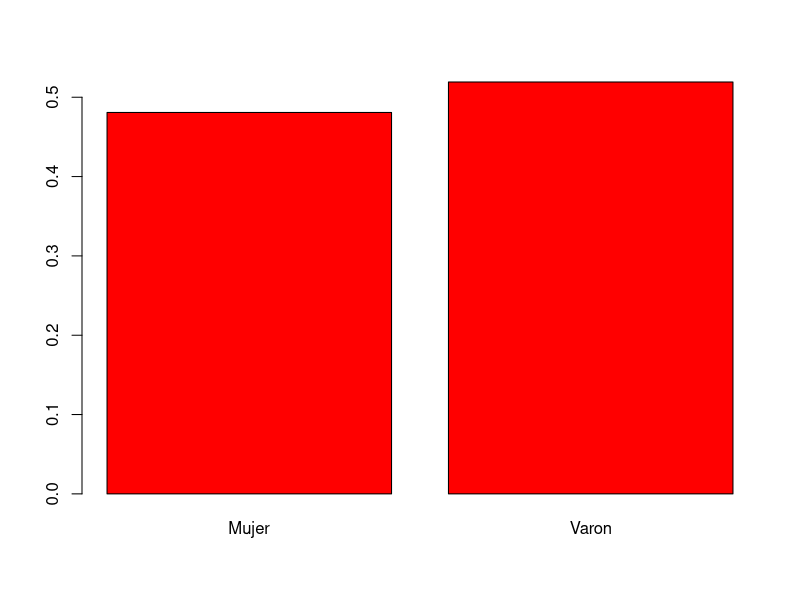
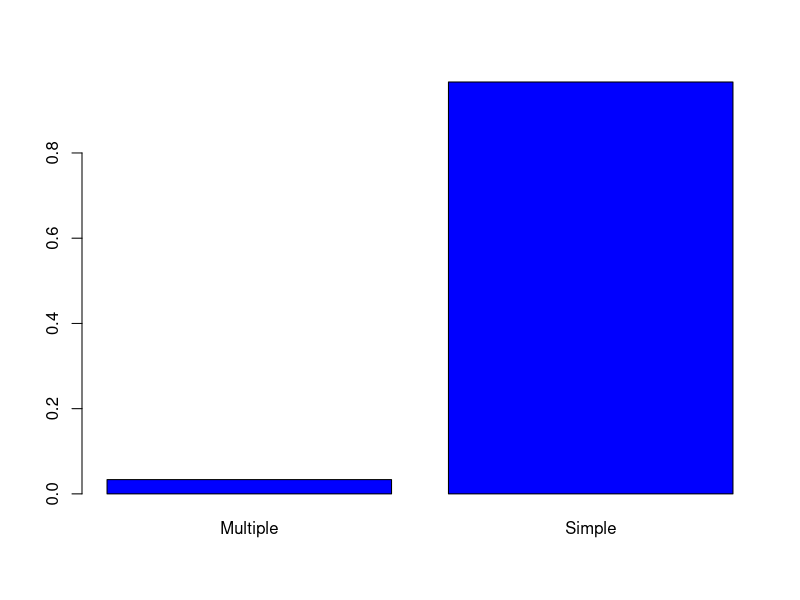
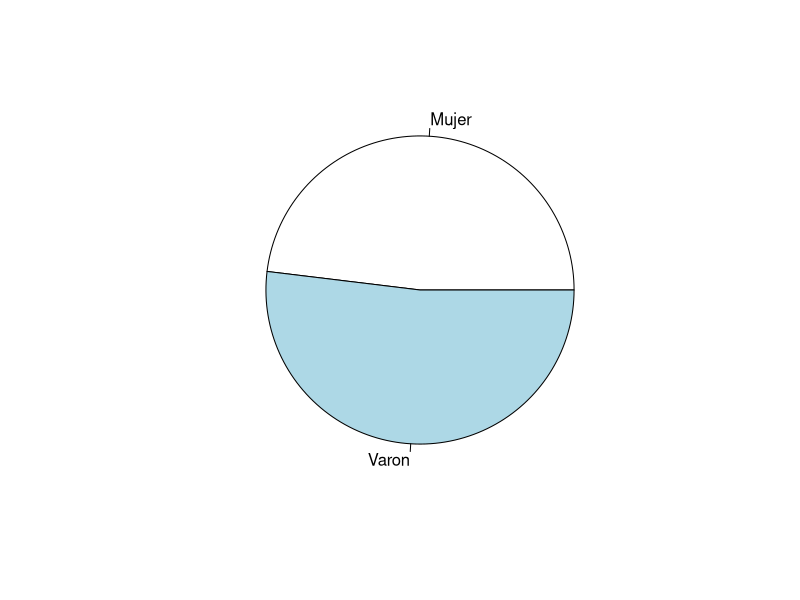
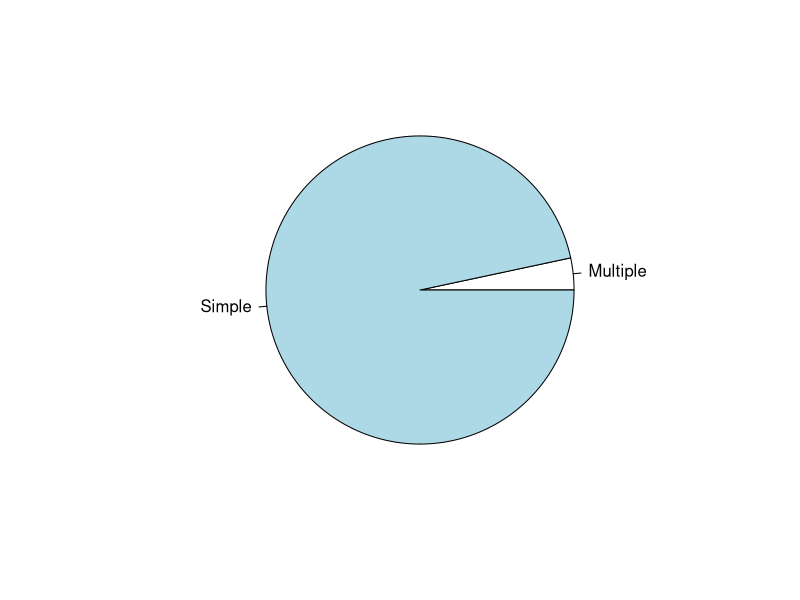
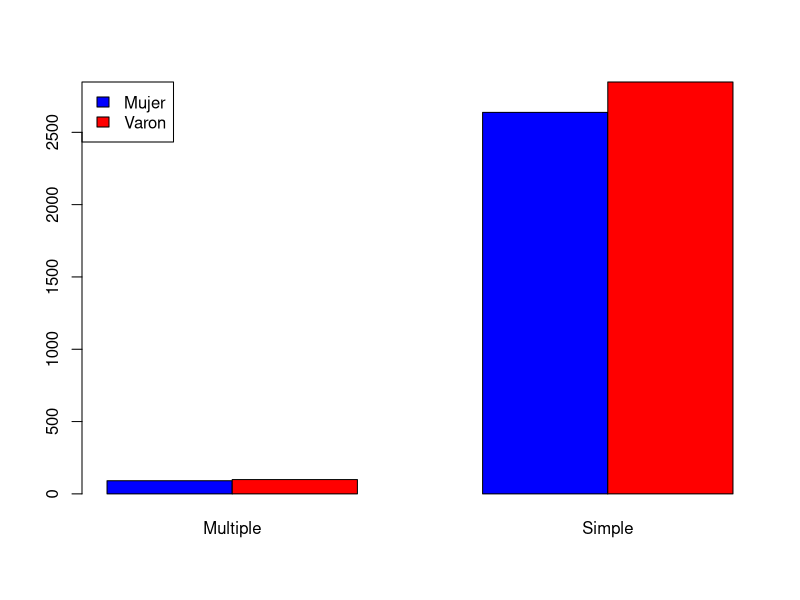

Reproduce these figures in R, in order.
#Ejercicio 1

data_survey <- read.table('./ENNyS_menorA2.txt', header=TRUE)

names(data_survey)

data_survey$Sexo <- as.factor(data_survey$Sexo)
data_survey$Tipo_embarazo <- as.factor(data_survey$Tipo_embarazo)

sexo_rel_freqs <- table(data_survey$Sexo) / sum(table(data_survey$Sexo))
print(sexo_rel_freqs)

embarazo_rel_freqs <- table(data_survey$Tipo_embarazo) / sum(
  table(data_survey$Tipo_embarazo)
)

print(embarazo_rel_freqs)

barplot(sexo_rel_freqs, width=0.02, col="red")
barplot(embarazo_rel_freqs, width=0.02, col="blue")

pie(sexo_rel_freqs)
pie(embarazo_rel_freqs)

# Ejercicio 2

contingency_sexo_embarazo <- table(data_survey$Sexo,
                                   data_survey$Tipo_embarazo)
barplot(contingency_sexo_embarazo,
        width=0.02,
        col = c("blue", "red"),
        beside=TRUE,
        legend = rownames(contingency_sexo_embarazo),
        args.legend = list(x = "topleft")
)


# Ejercicio 3
